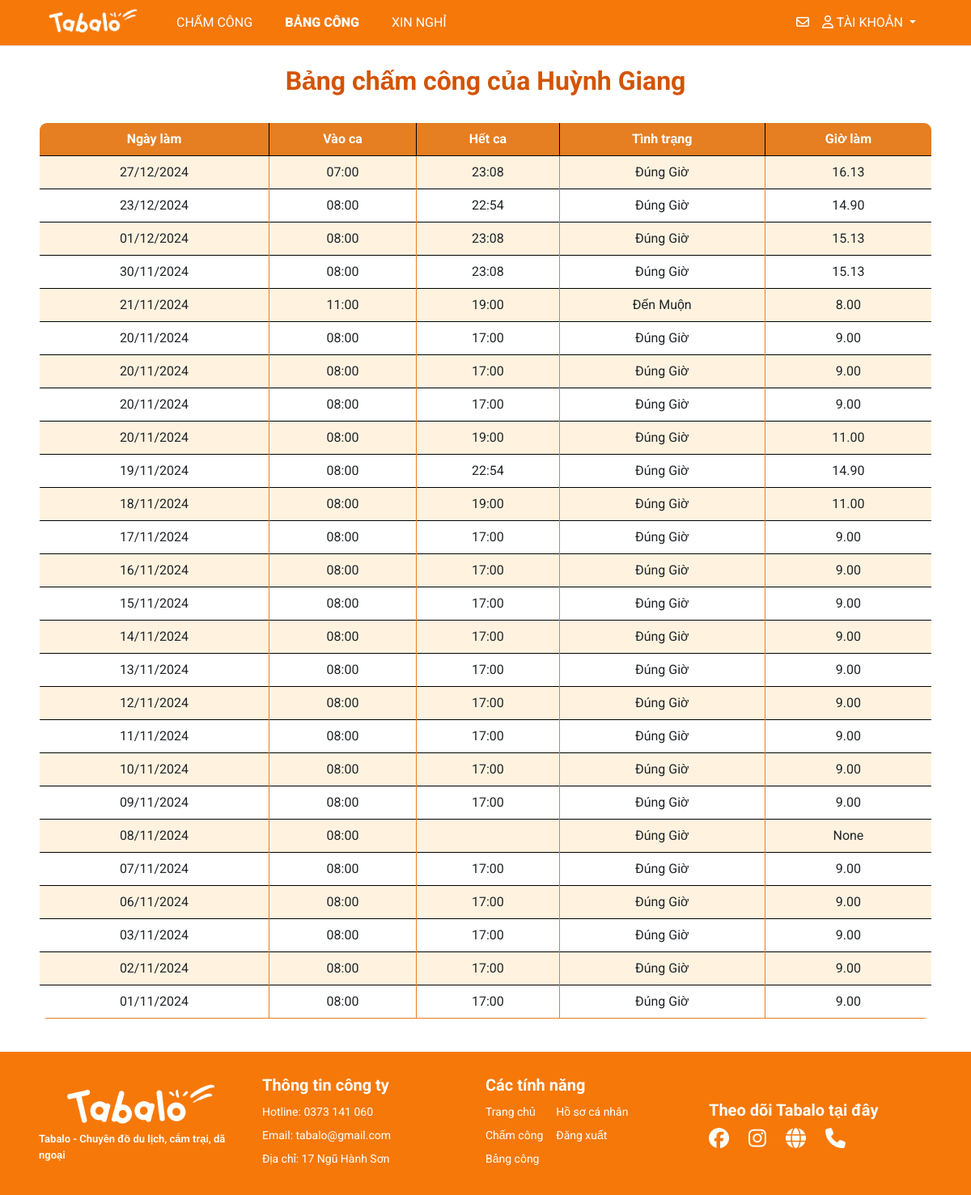
The app's page /sheet/10huynhgiang/ (signed in) with its own data.
### myapp/models.py (models this page shows, shortened)
class Sheet(models.Model):
    user=models.ForeignKey(User,on_delete=models.CASCADE)
    date=models.DateField()
    checkin=models.TimeField()
    checkout=models.TimeField(blank=True, null=True)
    work_hour=models.DecimalField(max_digits=5, decimal_places=2, blank=True, null=True)
    status=models.CharField(max_length=20, choices=[('Đúng Giờ', 'Đúng Giờ'), ('Đến Muộn', 'Đến Muộn')], default='Đúng Giờ')
    ot = models.IntegerField(null=True, blank=True, default=1)
    late_time = models.IntegerField(null=True, blank=True, default=0)  # Add late_time field

### myapp/views.py (the view)
# urls.py: path('sheet/', views.main_sheet, name='main-sheet'),
def sheet(request, username):
    try:
        user = User.objects.get(username=username)
    except User.DoesNotExist:
        user = None
    if user and request.user.is_authenticated:
        if request.user.username == username:
            title = f'Bảng chấm công {username}'
            sheets = Sheet.objects.filter(user=user).order_by('-date')
            total_hour = sheets.aggregate(total_hour=Sum('work_hour'))['total_hour'] or 0
            try:
                profile = Profile.objects.get(user=user)
                total_salary = total_hour * profile.salary
            except Profile.DoesNotExist:
                total_salary = 0  # Nếu không có Profile, gán lương bằng 0
            count_late = sheets.filter(status='Đến Muộn').count()
            context = {
                'title': title,
                'sheets': sheets,
                'total_hour': total_hour,
                'total_salary': total_salary,
                'count_late': count_late,
            }
            return render(request, 'pages/sheet.html', context)
        else:
            messages.warning(request, 'Hãy vào tài khoản của mình để xem')
            return redirect('sheet', username=request.user.username)
    else:
        messages.error(request, 'Vui lòng đăng nhập')
        return redirect('home')

### management/context_processors.py (called while the page is built)
def pending_dayoff(request):
  count_pending = DayOffRequest.objects.filter(status='pending').count()
  return {'count_pending': count_pending}

### templates/pages/sheet.html (shortened to what this page needs)
{% extends '../layouts/base.html' %}
{% block main %}
<br>
<h1 style="text-align: center; font-size: 2rem; font-weight: bold; color: #D35400;">Bảng chấm công của {{ request.user.first_name }} {{ request.user.last_name }}</h1>
<br>
<table class="table table-hover table-bordered custom-border" style="border-radius: 10px; overflow: hidden;">
  <thead class="bg-tab text-white" style="background-color: #E67E22;">
    <tr>
      <th scope="col" class="text-center" style="vertical-align: middle;">Ngày làm</th>
      <th scope="col" class="text-center" style="vertical-align: middle;">Vào ca</th>
      <th scope="col" class="text-center" style="vertical-align: middle;">Hết ca</th>
      <th scope="col" class="text-center" style="vertical-align: middle;">Tình trạng</th>
      <th scope="col" class="text-center" style="vertical-align: middle;">Giờ làm</th>
    </tr>
  </thead>
  <tbody>
    {% for sheet in sheets %}
    <tr style="transition: background-color 0.3s;">
      <td class="text-center align-middle border-cell">{{ sheet.date|date:"d/m/Y" }}</td>
      <td class="text-center align-middle border-cell">{{ sheet.checkin|date:"H:i" }}</td>
      <td class="text-center align-middle border-cell">{{ sheet.checkout|date:"H:i" }}</td>
      <td class="text-center align-middle border-cell">{{ sheet.status }}</td>
      <td class="text-center align-middle border-cell">{{ sheet.work_hour }}</td>
    </tr>
    {% endfor %}
  </tbody>
</table>
<br>
{% endblock %}

### static/styles/style.css (style rules this page uses)
.bg-tab { background-color: #FF983E !important; }
table { border-collapse: collapse; border: 1px solid #000 !important; }
table th, table td { border: 1px solid #000000; }

### templates/pages/sheet.html (style rules this page uses)
.table-bordered tbody tr:nth-child(odd) { background-color: #FFF3E0; }
.table-bordered tbody tr:nth-child(even) { background-color: #FFFFFF; }
.bg-tab { background-color: #E67E22 !important; color: white !important; }
.custom-border { border: 3px solid #E67E22; border-radius: 10px; }
.border-cell { border: 1px solid #E67E22; }
.table-bordered tbody tr:last-child { border-bottom: 2px solid #E67E22; }

### records on screen
Sheet: date "27/12/2024", checkin "07:00", checkout "23:08", status "Đúng Giờ", work_hour "16.13"
Sheet: date "23/12/2024", checkin "08:00", checkout "22:54", status "Đúng Giờ", work_hour "14.90"
Sheet: date "01/12/2024", checkin "08:00", checkout "23:08", status "Đúng Giờ", work_hour "15.13"
Sheet: date "30/11/2024", checkin "08:00", checkout "23:08", status "Đúng Giờ", work_hour "15.13"
Sheet: date "21/11/2024", checkin "11:00", checkout "19:00", status "Đến Muộn", work_hour "8.00"
Sheet: date "20/11/2024", checkin "08:00", checkout "17:00", status "Đúng Giờ", work_hour "9.00"
Sheet: date "20/11/2024", checkin "08:00", checkout "17:00", status "Đúng Giờ", work_hour "9.00"
Sheet: date "20/11/2024", checkin "08:00", checkout "17:00", status "Đúng Giờ", work_hour "9.00"
Sheet: date "20/11/2024", checkin "08:00", checkout "19:00", status "Đúng Giờ", work_hour "11.00"
Sheet: date "19/11/2024", checkin "08:00", checkout "22:54", status "Đúng Giờ", work_hour "14.90"
Sheet: date "18/11/2024", checkin "08:00", checkout "19:00", status "Đúng Giờ", work_hour "11.00"
Sheet: date "17/11/2024", checkin "08:00", checkout "17:00", status "Đúng Giờ", work_hour "9.00"
Sheet: date "16/11/2024", checkin "08:00", checkout "17:00", status "Đúng Giờ", work_hour "9.00"
Sheet: date "15/11/2024", checkin "08:00", checkout "17:00", status "Đúng Giờ", work_hour "9.00"
Sheet: date "14/11/2024", checkin "08:00", checkout "17:00", status "Đúng Giờ", work_hour "9.00"
Sheet: date "13/11/2024", checkin "08:00", checkout "17:00", status "Đúng Giờ", work_hour "9.00"
Sheet: date "12/11/2024", checkin "08:00", checkout "17:00", status "Đúng Giờ", work_hour "9.00"
Sheet: date "11/11/2024", checkin "08:00", checkout "17:00", status "Đúng Giờ", work_hour "9.00"
Sheet: date "10/11/2024", checkin "08:00", checkout "17:00", status "Đúng Giờ", work_hour "9.00"
Sheet: date "09/11/2024", checkin "08:00", checkout "17:00", status "Đúng Giờ", work_hour "9.00"
Sheet: date "08/11/2024", checkin "08:00", status "Đúng Giờ", work_hour "None"
Sheet: date "07/11/2024", checkin "08:00", checkout "17:00", status "Đúng Giờ", work_hour "9.00"
Sheet: date "06/11/2024", checkin "08:00", checkout "17:00", status "Đúng Giờ", work_hour "9.00"
Sheet: date "03/11/2024", checkin "08:00", checkout "17:00", status "Đúng Giờ", work_hour "9.00"
Sheet: date "02/11/2024", checkin "08:00", checkout "17:00", status "Đúng Giờ", work_hour "9.00"
Sheet: date "01/11/2024", checkin "08:00", checkout "17:00", status "Đúng Giờ", work_hour "9.00"

### other values on screen
{{ request.user.first_name }} "Huỳnh"
{{ request.user.last_name }} "Giang"
